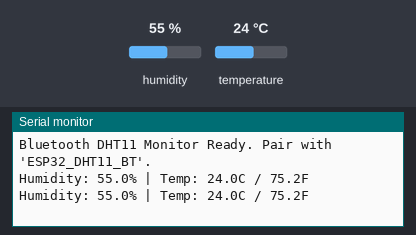
Simulated run of this sketch. Board: ESP32. Shown: the last lines printed to the serial monitor. The inputs (shaded band) are chosen by the test bench; at power-on: humidity 55 %, temperature 24 °C. Nothing arrives over Bluetooth unless stated.

Above: at 4.8 s.
4.9 s: humidity set to 22 %
At 6.8 s:
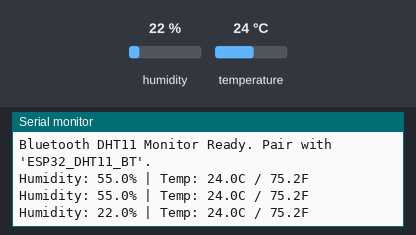
7.9 s: temperature set to 12 °C
At 9.2 s:
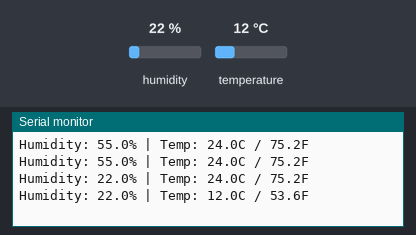
10.9 s: humidity set to 40 %
At 12.9 s:
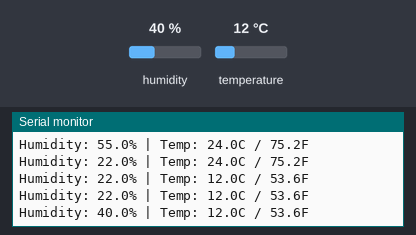
Timing chart, 0 to 14.4 s (numbered marks = the images above; inputs shaded):
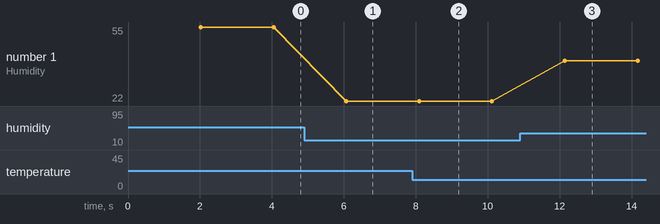

Measured:
- after the input at 4.9 s, the serial monitor: prints a new line after 1.2 s (image 1)
- after the input at 7.9 s, the serial monitor: prints a new line after 0.19 s (image 2)
- after the input at 10.9 s, the serial monitor: prints a new line after 1.2 s (image 3)
- plotted number 1: 55 → 22 after the input at 4.9 s, 22 → 40 after the input at 10.9 s

The sketch:

Act3_3.ino
```cpp
//Carl Jayson Eli Bonaobra
//CPE4A
// ===== Activity 3.3: DHT11 Monitoring via Bluetooth Serial =====

#include "BluetoothSerial.h"
#include <DHT.h>

BluetoothSerial SerialBT;

#define DHTPIN 4
#define DHTTYPE DHT11

DHT dht(DHTPIN, DHTTYPE);

void setup() {
  Serial.begin(115200);
  dht.begin();

  SerialBT.begin("ESP32_DHT11_BT");
  Serial.println("Bluetooth DHT11 Monitor Ready. Pair with 'ESP32_DHT11_BT'.");
}

void loop() {
  delay(2000); // DHT11 minimum sampling interval

  float humidity = dht.readHumidity();
  float tempC = dht.readTemperature();
  float tempF = dht.readTemperature(true);

  if (isnan(humidity) || isnan(tempC) || isnan(tempF)) {
    Serial.println("Failed to read from DHT11 sensor!");
    SerialBT.println("Sensor read error!");
    return;
  }

  char buffer[80];
  snprintf(buffer, sizeof(buffer), "Humidity: %.1f%% | Temp: %.1fC / %.1fF", humidity, tempC, tempF);

  Serial.println(buffer);
  SerialBT.println(buffer);
}
```
